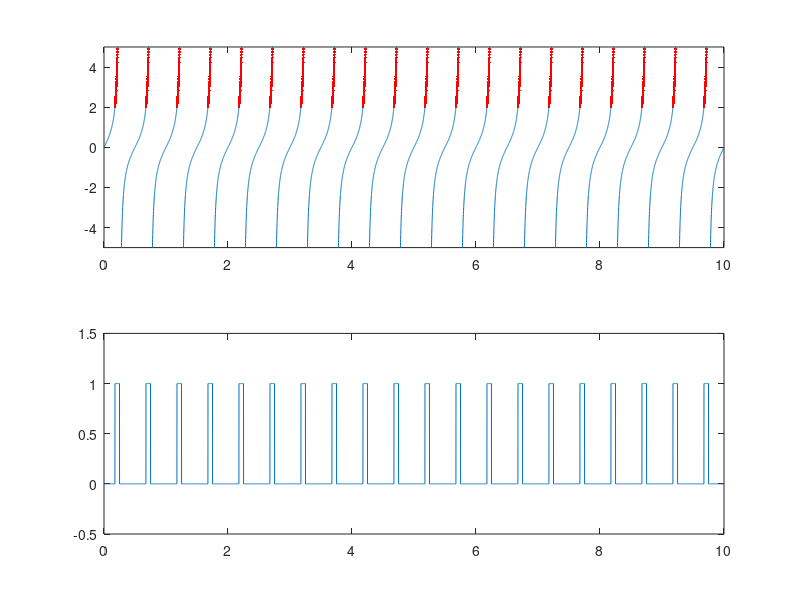
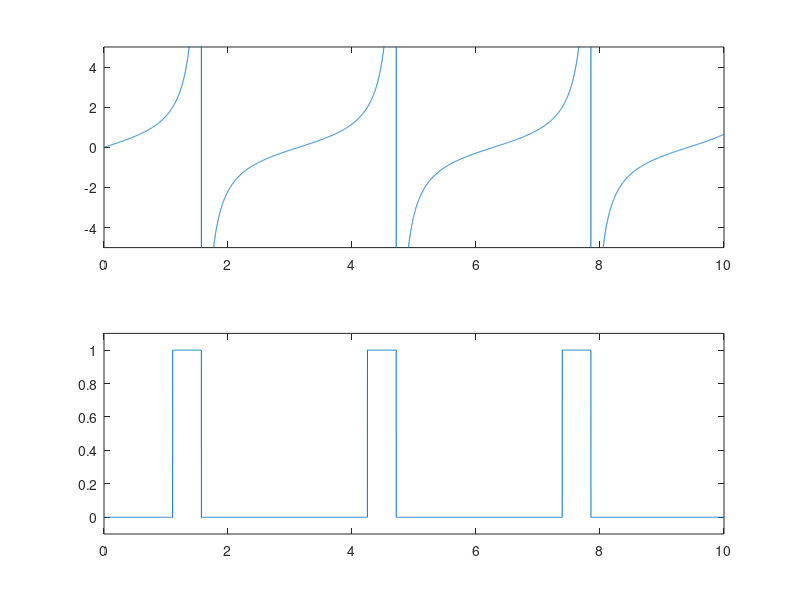

Write MATLAB code to recreate these figures, in order.
% a) Learning POD Summary
% POD members: Raymond, Meghan
% Lab struggle: I did not know how to eliminate question to one expression.
% I originally did not think to use what expression to link the two parts.
% discussion with POD help: After discussed with my podmates, I learned
% that I could use "," to connect the two random portion.

%% 1.5.2
%% 1. 
% What is M(2,3)? Ans: M(2,3) = 6
M = [1, 3, 5, 7, 9; 2, 4, 6, 8, 10]
M(2,3)
%% 2. 
% What will happen if you type MP(2,3)
% Ans: there is an error message
% Index in position 2 exceeds array bounds. Index must not exceed 2.
MP = M'
% MP(2, 3) // need to comm
%% 3. 
% What will happen if type MP(4,2)? Ans: 8
MP(4,2)

%% 1.5.4
%% 4. 
% Create a row vector fo the numbers 1-100 in reverse order
A = flip(1:100)

%% 5. 
% 10x10 matrix with 5 for all diagonal entries and -3 for off diagonal
% entries
B = eye(10,10) * 8 + (-3) * ones(10,10)

%% 6. 
% Create a 5x3 matrix comprising random numbers selected uniformly from
% the range 10 to 20
C = 10*rand(5,3) + 10

%% 7. 
% Create a vector of length 20, whose first 15 numbers are randomly 
% chosen between 2 and 3, and whose last 5 numbers are randomly chosen 
% between -1 and -2
vector = [2 + (3-2).*rand(1,15), -2 + (-1+2).*rand(1,5)]

%% 8. 
% plot y = 3x for a range of x from -5 to +5 with steps of 0.1.
% On the same graph, in a different color, plot y = 4x. Label the axes
% and indicate with a legend which color corresponds to which line
x = -5:0.1:5;
y1 = 3 * x;
plot(x,y1)

hold on
y2 = 4 * x;
plot(x,y2)
legend("y1=3x", "y2=4x")
xlabel("x")
ylabel("y")

hold off

%% 9. 
% Write a code that will plot y = x^2 - 3 for a range of x from -3 to +3
% with steps of 0.1. Save the code as an .m file and run that file from
% the command window
x = -3:0.1:3;
y = x .^ 2 - 3;
plot(x, y)
xlabel("x")
ylabel("y")

%% 1.5.8
%% 10. 
% Plot a rectified sine wave (negative values are fixed at zero) over
% the range of values -pi <= x <= pi
x = linspace(-pi, pi, 1000);
y = sin(x);
y_rectified = max(y, 0); % % The max() function compares each element of 
%                           y with 0 and keeps the greater value
plot(x, y_rectified)
xlabel("x")
ylabel("y")

%% 11. 
% Write a code to indicate whether the cube root of 6 is greater than
% the square root of 3.
cubeRoot = nthroot(6, 3);
squareRoot = sqrt(3);
if cubeRoot > squareRoot
    disp('The cube root of 6 is greater than the square root of 3.');
else
    disp('The cube root of 6 is not greater than the square root of 3.');
end

%% 1.5.9
%% 12. 
% Sum all the cubed positive integers up to 15^3
sum = 0;
for i = 1:1:15
    sum = sum + i^3;
end
disp(sum)

%% 13. 
% find the positive integer n such that n + n^2 + n^3 + n^4 = 88740
n = 1;
while (n + n^2 + n^3 + n^4 ~= 88740)
    n = n+1;
end
disp(n)

%% 1.5.10
%% 14
% 14a. Write a function that takes as input a single vector and returns the
% sum of the squares of its elements as its single output.
function y = square_element_sum(x)
    y = sum(x .^ 2);
end

% 14b. Use that function to sum the square of the numbers from 27 to 37
% inclusive.
sum_vector = square_element_sum(27:37);
disp(sum_vector)

%% 15. 
% Write a function that takes as input a single vector of numbers and
% returns the mean, the mode, and the median as three separate variables
% for its output.
function [meanVal, modeVal, medianVal] = stats(vector)
    % Calculate mean
    sumVal = 0;
    for i = 1:length(vector)
        sumVal = sumVal + vector(i);
    end
    meanVal = sumVal / length(vector);

    % Calculate mode
    % Using hist to count occurrences and finding the value with the 
    % maximum count
    [counts, values] = hist(vector, unique(vector));
    [~, maxIdx] = max(counts);
    modeVal = values(maxIdx);

    % Calculate median
    sortedVector = sort(vector);
    n = length(sortedVector);
    if mod(n, 2) == 0
        medianVal = (sortedVector(n/2) + sortedVector(n/2 + 1)) / 2;
    else
        medianVal = sortedVector((n + 1) / 2);
    end
end

% Test Case 1: Odd number of elements
vector1 = [10, 2, 8, 6, 3];
[meanVal1, modeVal1, medianVal1] = stats(vector1);
disp(['Test Case 1 - Mean: ', num2str(meanVal1), ', Mode: ', ...
    num2str(modeVal1), ', Median: ', num2str(medianVal1)]);

% Test Case 2: Even number of elements
vector2 = [1, 2, 3, 4, 5, 6];
[meanVal2, modeVal2, medianVal2] = stats(vector2);
disp(['Test Case 2 - Mean: ', num2str(meanVal2), ', Mode: ', ...
    num2str(modeVal2), ', Median: ', num2str(medianVal2)]);

% Test Case 3: Repeated elements
vector3 = [4, 2, 4, 2, 4, 3];
[meanVal3, modeVal3, medianVal3] = stats(vector3);
disp(['Test Case 3 - Mean: ', num2str(meanVal3), ', Mode: ', ...
    num2str(modeVal3), ', Median: ', num2str(medianVal3)]);

% Test Case 4: A single element
vector4 = [7];
[meanVal4, modeVal4, medianVal4] = stats(vector4);
disp(['Test Case 4 - Mean: ', num2str(meanVal4), ', Mode: ', ...
    num2str(modeVal4), ', Median: ', num2str(medianVal4)]);

% Test Case 5: Negative numbers
vector5 = [-3, -1, -4, -2, -5];
[meanVal5, modeVal5, medianVal5] = stats(vector5);
disp(['Test Case 5 - Mean: ', num2str(meanVal5), ', Mode: ', ...
    num2str(modeVal5), ', Median: ', num2str(medianVal5)]);


%% 1.5.11
% Suppose you want to write a code that indicates whenever the tangent
% function has a value greater than a threshold, here set as 2.

% Writing and verifying that the two code options yield the same results
% both aim to find the points at which the tangent of a time vector, 
% scaled by 2pi, exceeds a certain threshold. They then plot the tangent 
% function and mark the points where it surpasses this threshold.

% The first script threshold_find.m uses a for-loop to iterate over each 
% element of the time vector tvector, compute the tangent value, and 
% check if it's above the threshold.

% The second script threshold_find2.m uses vectorized operations to 
% compute the tangent values for all time points at once and create a 
% logical vector findhigh indicating where the tangent exceeds the 
% threshold. This approach is more efficient because it leverages 
% MATLAB's ability to operate on entire arrays at once, instead of 
% looping through individual elements.

% threshold_find.m
%clear
thresh = 2;
tmax = 10;
tvector = 0:0.001:tmax;
Nt = length(tvector);
tanval = zeros(size(tvector));          % to store tan of tvector
findhigh = zeros(size(tvector));        % stores when tan > thresh
for i=1:Nt                              % for all values of tvector
    tanval(i) = tan(2*pi*tvector(i));   % set tangent of t
    if (tanval(i) > thresh)                 % if tan is high
        findhigh(i) = 1;                % store value of t end
    end
end

% Now plot the results
figure(1)
subplot(2,1,1)
plot(tvector,tanval)                    % plot tan(2.pi.t) versus t
axis([0 tmax -5 5])
subplot(2,1,2)
plot(tvector,findhigh)                  %plot t where tan(2.pi.t)>2
axis([0 tmax -0.5 1.5])
% We can color the portions corresponding to findhigh=1 using
% MATLAB’s find command, which extracts the indices of the
% non-zero entries of a matrix:
highindices = find(findhigh);           % indices above threshold
subplot(2,1,1);
hold on
plot(tvector(highindices),tanval(highindices),'r.');


% threshold_find2.m
%clear
thresh = 2;
tmax = 10;
tvector = 0:0.001:tmax;
Nt = length(tvector);
tanval = tan(tvector);                  % operates on all values at once
findhigh = tanval>thresh;               % gives 1 or 0 for all entreis

% Now plot the results
figure(2)
%clf                                     % clears figure for a new plot
subplot(2,1,1)
plot(tvector,tanval)
axis([0 tmax -5 5])
subplot(2,1,2)
plot(tvector,findhigh)
axis([0 tmax -0.1 1.1])
